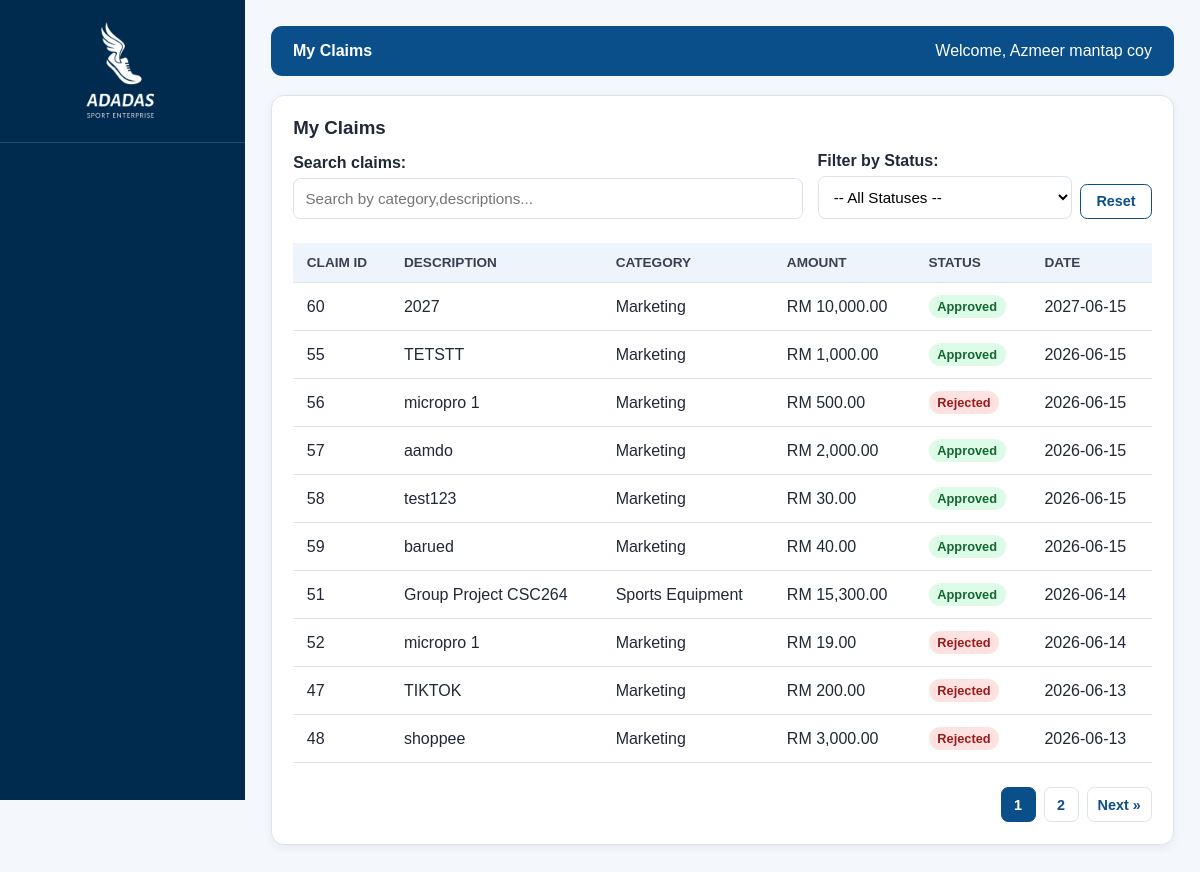
/EmployeeMyclaim.php (signed in), run on the app's committed database.
### tables this page shows
CREATE TABLE `employee` (
  `EmployeeID` int(11) NOT NULL,
  `DepartmentID` int(11) DEFAULT NULL,
  `Name` varchar(150) NOT NULL,
  `Email` varchar(100) NOT NULL,
  `Password` varchar(255) NOT NULL,
  `Role` varchar(50) DEFAULT NULL,
  `PhoneNum` varchar(20) DEFAULT NULL,
  `Status` varchar(20) DEFAULT 'Active'
);

CREATE TABLE `expenseclaim` (
  `ClaimID` int(11) NOT NULL,
  `EmployeeID` int(11) DEFAULT NULL,
  `CategoryID` int(11) DEFAULT NULL,
  `Description` text DEFAULT NULL,
  `Amount` decimal(15,2) NOT NULL,
  `ClaimDate` date DEFAULT curdate(),
  `Status` enum('Pending','Approved','Rejected') DEFAULT 'Pending'
);

CREATE TABLE `expensecategory` (
  `CategoryID` int(11) NOT NULL,
  `CategoryName` varchar(100) NOT NULL
);

### EmployeeMyclaim.php (the view, shortened to what this page needs)
<?php
include("function.php");
$loggedInUser = $_SESSION['UserID'];
$sql = "SELECT Name FROM employee WHERE EmployeeID = '$loggedInUser'";
$query = mysqli_query($dbconn, $sql) or die("Error: " . mysqli_error($dbconn));
if ($row = mysqli_fetch_assoc($query)) {
    $employeeName = $row['Name'];
} else {
    $employeeName = "Employee";
}
$search = isset($_GET['search']) ? mysqli_real_escape_string($dbconn, $_GET['search']) : '';
$selectedStatus = isset($_GET['statusFilter']) ? mysqli_real_escape_string($dbconn, $_GET['statusFilter']) : '';
$limit = 10;
$page = isset($_GET['page']) ? (int) $_GET['page'] : 1;
$offset = ($page - 1) * $limit;
$sqlCount = "SELECT COUNT(*) as total FROM expenseclaim c
             JOIN expensecategory cat ON c.CategoryID = cat.CategoryID
             WHERE c.EmployeeID = '$loggedInUser'
             AND (cat.CategoryName LIKE '%$search%' OR c.Description LIKE '%$search%')";
$countResult = mysqli_query($dbconn, $sqlCount) or die("Count Error: " . mysqli_error($dbconn));
$countRow = mysqli_fetch_assoc($countResult);
$totalRows = $countRow['total'];
$totalPages = ceil($totalRows / $limit);
$sqlClaims = "SELECT c.ClaimID, c.Description, cat.CategoryName, c.Amount, c.Status AS Status, c.Status AS status, c.ClaimDate
              FROM expenseclaim c
              JOIN expensecategory cat ON c.CategoryID = cat.CategoryID
              WHERE c.EmployeeID = '$loggedInUser'
              AND (cat.CategoryName LIKE '%$search%' OR c.Description LIKE '%$search%')";
$sqlClaims .= " ORDER BY c.ClaimDate DESC LIMIT $offset, $limit";
$claims = mysqli_query($dbconn, $sqlClaims) or die("Claims Fetch Error: " . mysqli_error($dbconn));
?>
<html>
<head>
    <link rel="stylesheet" href="style.css">
</head>
<body>
    <div class="layout">
        <?php
        include 'EmployeeSidebar.php';
        ?>
        <div class="main-content">
            <?php show_header('My Claims', $employeeName); ?>
            <div class="container">
                <div class="card">
                    <h3>My Claims</h3>
                    <form class="searchbar" id="searchForm" method="get" action="EmployeeMyclaim.php">
                        <div style="flex: 1; display: flex; gap: 15px; align-items: flex-end;">
                            <div style="flex: 2;">
                                <label style="margin-top: 0;">Search claims:</label>
                                <input type="text" id="tableSearch" name="search"
                                    placeholder="Search by category,descriptions..."
                                    value="<?= htmlspecialchars($search) ?>" oninput="liveSearch()">
                            </div>
                            <div style="flex: 1;">
                                <label style="margin-top: 0;">Filter by Status:</label>
                                <select id="statusFilter" name="statusFilter"
                                    onchange="document.getElementById('searchForm').submit();">
                                    <option value="">-- All Statuses --</option>
                                </select>
                            </div>
                        </div>
                        <a class="btn btn-secondary" href="EmployeeMyclaim.php"
                            style="text-decoration: none; margin-top: auto;">Reset</a>
                    </form>
                    <div class="table-responsive">
                        <table>
                            <thead>
                                <tr>
                                    <th>Claim ID</th>
                                    <th>Description</th>
                                    <th>Category</th>
                                    <th>Amount</th>
                                    <th>Status</th>
                                    <th>Date</th>
                                </tr>
                            </thead>
                            <tbody>
                                <?php if (mysqli_num_rows($claims) > 0): ?>
                                    <?php while ($r = mysqli_fetch_assoc($claims)): ?>
                                        <tr>
                                            <td><?= $r['ClaimID'] ?></td>
                                            <td><?= htmlspecialchars($r['Description']) ?></td>
                                            <td><?= $r['CategoryName'] ?></td>
                                            <td><?= money($r['Amount']) ?></td>
                                            <td>
                                                <span class="badge badge-<?= strtolower($r['Status']) ?>">
                                                    <?= $r['Status'] ?>
                                                </span>
                                            </td>
                                            <td><?= date('Y-m-d', strtotime($r['ClaimDate'])) ?></td>
                                        </tr>
                                    <?php endwhile; ?>
                                <?php else: ?>
                                    <tr>
                                        <td colspan="6" style="text-align:center; color: var(--color-muted);">No claims found.</td>
                                    </tr>
                                <?php endif; ?>
                            </tbody>
                        </table>
                    </div>
                    <?php show_pagination($page, $totalPages, $search, 'statusFilter', $selectedStatus); ?>
                </div>
            </div>
        </div>
    </div>
</body>
</html>

### function.php (shortened to what this page needs)
<?php
function money($amount)
{
    return 'RM ' . number_format((float) $amount, 2);
}
function show_header($title, $Name)
{
    echo '<header>';
    echo '<strong>' . $title . '</strong>';
    if (isset($_SESSION['UserID'])) {
        echo '<span>Welcome, ' . $Name . '</span>';
    }
    echo '</header>';
}
function show_pagination($page, $totalPages, $search = '', $filterKey = '', $filterValue = '')
{
    $s = urlencode($search);
    $urlParams = "&search=$s";
    echo '<div class="pagination">';
    for ($i = 1; $i <= $totalPages; $i++) {
        $active = ($page == $i) ? 'active' : '';
        echo "<a href='?page=$i" . $urlParams . "' class='btn-page $active'>$i</a>";
    }
    if ($page < $totalPages) {
        echo "<a href='?page=" . ($page + 1) . $urlParams . "' class='btn-page'>Next &raquo;</a>";
    }
    echo '</div>';
}
?>

### style.css (style rules this page uses)
:root { --color-primary: #0b4f8a; --color-nav: #002b4f; --color-bg: #f4f7fb; --color-surface: #ffffff; --color-text: #1f2937; --color-muted: #6b7280; --color-border: #dbe3ef; --green: #16a34a; --red: #dc2626; --yellow: #d97706; }
* { box-sizing: border-box; margin: 0; padding: 0; }
header { background: var(--color-primary); color: #fff; padding: 1rem 1.4rem; border-radius: 0.7rem; margin-bottom: 1.2rem; display: flex; justify-content: space-between; align-items: center; gap: 1rem; }
body { font-family: sans-serif; background: var(--color-bg); color: var(--color-text); min-height: 100vh; }
a { color: inherit; }
label { display: block; margin-top: 0.85rem; font-weight: 600; }
.card { background: var(--color-surface); border: 1px solid var(--color-border); border-radius: 0.8rem; padding: 1.35rem; box-shadow: 0 3px 10px rgba(15, 23, 42, 0.06); margin-bottom: 1.2rem; width: 100%; box-sizing: border-box; min-width: 0; }
input, select, textarea { width: 100%; padding: 0.7rem; border: 1px solid var(--color-border); border-radius: 0.45rem; background: #fff; font-size: 0.95rem; margin-top: 0.35rem; }
.container { max-width: 1200px; margin: 0 auto; }
.layout { display: flex; width: 100%; min-height: 100vh; max-width: 100vw; overflow-x: hidden; }
.main-content { margin-left: 245px; flex: 1; min-width: 0; max-width: 100%; padding: 1.6rem; }
.btn { display: inline-block; padding: 0.55rem 0.95rem; border-radius: 0.45rem; font-weight: 600; cursor: pointer; text-decoration: none; border: none; font-size: 0.9rem; }
.btn-secondary { background: #fff; color: var(--color-primary); border: 1px solid var(--color-primary); }
.searchbar { display: flex; align-items: flex-end; gap: 0.5rem; margin-bottom: 1.5rem; }
.card h3 { margin-bottom: 0.8rem; }
.table-responsive { width: 100%; overflow-x: auto; margin-top: 1rem; -webkit-overflow-scrolling: touch; }
table { width: 100%; border-collapse: collapse; background: #fff; white-space: nowrap; text-align: left; }
th, td { padding: 0.75rem 0.85rem; border-bottom: 1px solid var(--color-border); text-align: left; vertical-align: middle; white-space: nowrap; }
th { background: #edf4fb; color: #374151; font-size: 0.85rem; text-transform: uppercase; }
.badge { display: inline-block; padding: 0.25rem 0.55rem; border-radius: 999px; font-size: 0.8rem; font-weight: bold; }
.badge-approved { background: #dcfce7; color: #166534; }
.badge-rejected { background: #fee2e2; color: #991b1b; }
.pagination { display: flex; justify-content: flex-end; gap: 0.5rem; margin-top: 1.5rem; }
.btn-page { display: inline-flex; justify-content: center; align-items: center; min-width: 35px; padding: 0 10px; height: 35px; border-radius: 0.45rem; background: #fff; color: var(--color-primary); border: 1px solid var(--color-border); text-decoration: none; font-weight: bold; font-size: 0.9rem; transition: all 0.2s; }
.btn-page.active { background: var(--color-primary); color: #fff; border-color: var(--color-primary); }

### data on the page
employee: Name "Azmeer mantap coy"
expenseclaim: ClaimID "60", Description "2027", CategoryID.CategoryName "Marketing", Amount "RM 10,000.00", Status "Approved", ClaimDate "2027-06-15"
expenseclaim: ClaimID "55", Description "TETSTT", CategoryID.CategoryName "Marketing", Amount "RM 1,000.00", Status "Approved", ClaimDate "2026-06-15"
expenseclaim: ClaimID "56", Description "micropro 1", CategoryID.CategoryName "Marketing", Amount "RM 500.00", Status "Rejected", ClaimDate "2026-06-15"
expenseclaim: ClaimID "57", Description "aamdo", CategoryID.CategoryName "Marketing", Amount "RM 2,000.00", Status "Approved", ClaimDate "2026-06-15"
expenseclaim: ClaimID "58", Description "test123", CategoryID.CategoryName "Marketing", Amount "RM 30.00", Status "Approved", ClaimDate "2026-06-15"
expenseclaim: ClaimID "59", Description "barued", CategoryID.CategoryName "Marketing", Amount "RM 40.00", Status "Approved", ClaimDate "2026-06-15"
expenseclaim: ClaimID "51", Description "Group Project CSC264", CategoryID.CategoryName "Sports Equipment", Amount "RM 15,300.00", Status "Approved", ClaimDate "2026-06-14"
expenseclaim: ClaimID "52", Description "micropro 1", CategoryID.CategoryName "Marketing", Amount "RM 19.00", Status "Rejected", ClaimDate "2026-06-14"
expenseclaim: ClaimID "47", Description "TIKTOK", CategoryID.CategoryName "Marketing", Amount "RM 200.00", Status "Rejected", ClaimDate "2026-06-13"
expenseclaim: ClaimID "48", Description "shoppee", CategoryID.CategoryName "Marketing", Amount "RM 3,000.00", Status "Rejected", ClaimDate "2026-06-13"

### other printed values
$title "My Claims"
